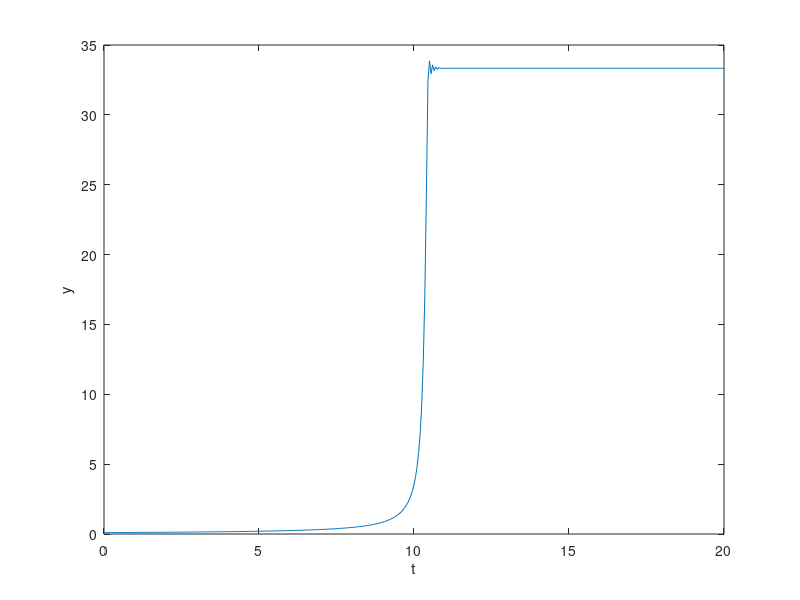

This figure's MATLAB source:
f = @(t,y) (y)^2 - 0.03 * (y)^3; %solving the IVP using Euler's method
a = 0; %lower bound of t
T = 20; %upper bound of t
N = 400; %number of iterations
y_0 = 0.1; %initial condition
h = (T-a)/N; %step size
t = a; %inital value of t
w = y_0; %initial value of the approximation
tn = linspace (a, T, N+1); %creating vector for plotting t
yn = zeros(1, N+1); %creating vector for plotting y
yn(1, 1) = w;
for i = 1:N %interating for each interval
    w = w + h*f(t,w);
    t = a + i*h;
    fprintf('w=%.4f t=%.8f\n',t,w);
    yn(1,i+1) = w;
end
plot(tn, yn); %plotting
xlabel('t')
ylabel('y')
 